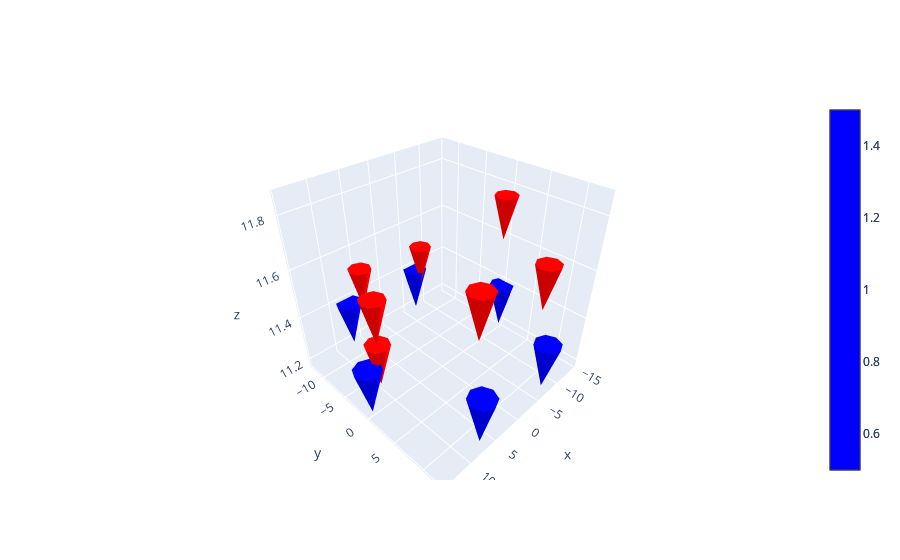

The notebook cell saved with this chart:
### Code cell
size = 1

measured = go.Cone(x=locpred[:,0], y=locpred[:,1], z=locpred[:,2], u=anglepred[:,0], v=anglepred[:,1], w=anglepred[:,2], 
                             sizemode="absolute", sizeref=size, colorscale=[(0, 'red'), (1, 'red')])

calculated = go.Cone(x=locact[:,0], y=locact[:,1], z=locact[:,2], u=actang[:,0], v=actang[:,1], w=actang[:,2], 
                             sizemode="absolute", sizeref=size, colorscale=[(0, 'blue'), (1, 'blue')])

fig = go.Figure(data=[measured, calculated])

fig.show()

### Figure 1 — Plotly figure (JSON) as saved in the notebook; plotly's stock layout.template omitted (floating-point values rounded to 4 significant figures)
{"data": [{"colorscale": [[0, "red"], [1, "red"]], "sizemode": "absolute", "sizeref": 1, "type": "cone", "u": [0.142, 0.01468, -0.116, -0.1537, -0.06039, 0.0796, 0.1415], "v": [0.06307, 0.2163, 0.1219, 0.007296, -0.09882, -0.1092, 0.06516], "w": [-0.9879, -0.9762, -0.9857, -0.9881, -0.9933, -0.9908, -0.9878], "x": [11.81, 5.74, -6.705, -13.25, -7.219, 5.26, 11.84], "y": [-0.4261, 10.29, 10.9, 0.13, -10.94, -11.01, -0.4891], "z": [11.4, 11.68, 11.64, 11.73, 11.46, 11.48, 11.58]}, {"colorscale": [[0, "blue"], [1, "blue"]], "sizemode": "absolute", "sizeref": 1, "type": "cone", "u": [0, 0, 0, 0, 0, 0], "v": [0, 0, 0, 0, 0, 0], "w": [-1, -1, -1, -1, -1, -1], "x": [14.14, 7.071, -7.071, -14.14, -7.071, 7.071], "y": [0, 12.25, 12.25, 1.732e-15, -12.25, -12.25], "z": [11.33, 11.33, 11.33, 11.33, 11.33, 11.33]}], "layout": {}}
